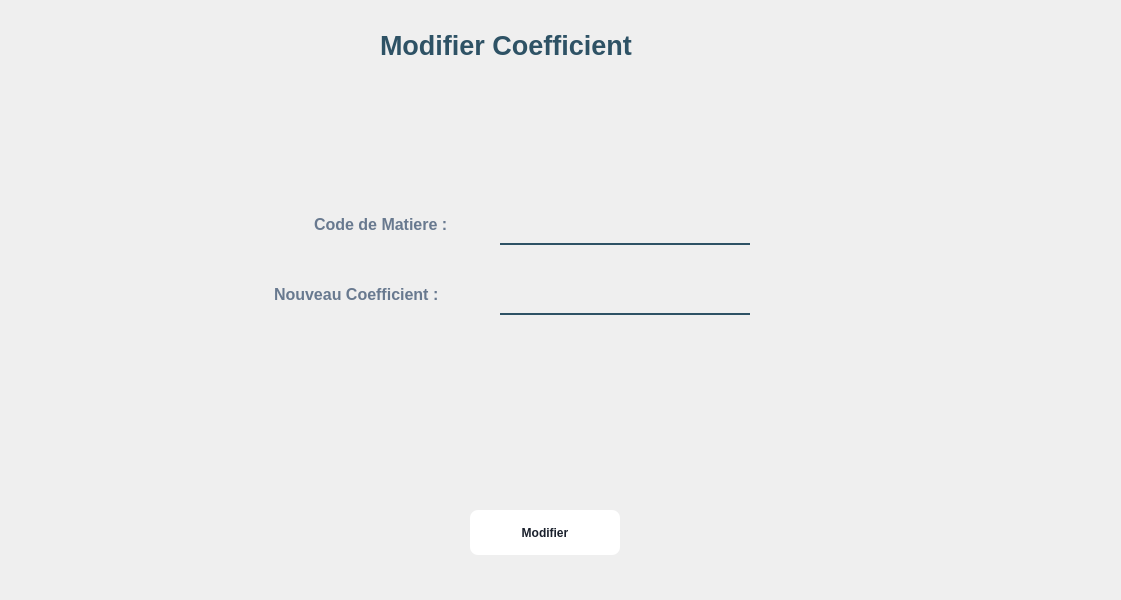
<?xml version="1.0" encoding="UTF-8"?>
<ui version="4.0">
 <class>Dialog</class>
 <widget class="QDialog" name="Dialog">
  <property name="geometry">
   <rect>
    <x>0</x>
    <y>0</y>
    <width>1121</width>
    <height>600</height>
   </rect>
  </property>
  <property name="windowTitle">
   <string>Dialog</string>
  </property>
  <widget class="QLabel" name="label_10">
   <property name="geometry">
    <rect>
     <x>380</x>
     <y>20</y>
     <width>321</width>
     <height>51</height>
    </rect>
   </property>
   <property name="font">
    <font>
     <family>Arial</family>
     <pointsize>20</pointsize>
     <weight>75</weight>
     <bold>true</bold>
     <underline>false</underline>
    </font>
   </property>
   <property name="styleSheet">
    <string notr="true">color:rgba(46,82,101,255);
background-color:rgba(0,0,0,0);
</string>
   </property>
   <property name="text">
    <string>Modifier Coefficient</string>
   </property>
  </widget>
  <widget class="QLabel" name="label_2">
   <property name="geometry">
    <rect>
     <x>270</x>
     <y>280</y>
     <width>231</width>
     <height>35</height>
    </rect>
   </property>
   <property name="font">
    <font>
     <pointsize>12</pointsize>
     <weight>75</weight>
     <bold>true</bold>
    </font>
   </property>
   <property name="styleSheet">
    <string notr="true">background-color:rgba(0,0,0,0);
color:rgb(104, 121, 143);
padding-bottom:7px;</string>
   </property>
   <property name="text">
    <string>Nouveau Coefficient :</string>
   </property>
  </widget>
  <widget class="QLabel" name="label_4">
   <property name="geometry">
    <rect>
     <x>0</x>
     <y>-160</y>
     <width>1131</width>
     <height>761</height>
    </rect>
   </property>
   <property name="styleSheet">
    <string notr="true">border-image:url(:/img/897.jpg);</string>
   </property>
   <property name="text">
    <string/>
   </property>
  </widget>
  <widget class="QLineEdit" name="lineEdit">
   <property name="geometry">
    <rect>
     <x>500</x>
     <y>210</y>
     <width>250</width>
     <height>35</height>
    </rect>
   </property>
   <property name="font">
    <font>
     <pointsize>12</pointsize>
    </font>
   </property>
   <property name="styleSheet">
    <string notr="true">background-color:rgba(0,0,0,0);
border: 2px solid rgba(0,0,0,0);
border-bottom-color:rgba(46,82,101,255);
color:rgb(0,0,0);
padding-bottom:7px;</string>
   </property>
   <property name="placeholderText">
    <string/>
   </property>
  </widget>
  <widget class="QLabel" name="label">
   <property name="geometry">
    <rect>
     <x>310</x>
     <y>210</y>
     <width>191</width>
     <height>35</height>
    </rect>
   </property>
   <property name="font">
    <font>
     <pointsize>12</pointsize>
     <weight>75</weight>
     <bold>true</bold>
    </font>
   </property>
   <property name="styleSheet">
    <string notr="true">background-color:rgba(0,0,0,0);
color:rgb(104, 121, 143);
padding-bottom:7px;</string>
   </property>
   <property name="text">
    <string>Code de Matiere :</string>
   </property>
  </widget>
  <widget class="QPushButton" name="pushButton">
   <property name="geometry">
    <rect>
     <x>470</x>
     <y>510</y>
     <width>150</width>
     <height>45</height>
    </rect>
   </property>
   <property name="font">
    <font>
     <pointsize>-1</pointsize>
     <weight>87</weight>
     <bold>true</bold>
    </font>
   </property>
   <property name="styleSheet">
    <string notr="true">  background: #FFFFFF;
  border: 0 solid #E2E8F0;
  color: #1A202C;
  font-size: 12px;
  font-weight: 700;
  height: 56px;
  border-radius: 8px;

</string>
   </property>
   <property name="text">
    <string>Modifier</string>
   </property>
  </widget>
  <widget class="QLineEdit" name="lineEdit_2">
   <property name="geometry">
    <rect>
     <x>500</x>
     <y>280</y>
     <width>250</width>
     <height>35</height>
    </rect>
   </property>
   <property name="font">
    <font>
     <pointsize>12</pointsize>
    </font>
   </property>
   <property name="styleSheet">
    <string notr="true">background-color:rgba(0,0,0,0);
border: 2px solid rgba(0,0,0,0);
border-bottom-color:rgba(46,82,101,255);
color:rgb(0,0,0);
padding-bottom:7px;</string>
   </property>
   <property name="placeholderText">
    <string/>
   </property>
  </widget>
  <zorder>label_4</zorder>
  <zorder>label_10</zorder>
  <zorder>label_2</zorder>
  <zorder>lineEdit</zorder>
  <zorder>label</zorder>
  <zorder>pushButton</zorder>
  <zorder>lineEdit_2</zorder>
 </widget>
 <resources>
  <include location="../img/back.qrc"/>
 </resources>
 <connections/>
</ui>
